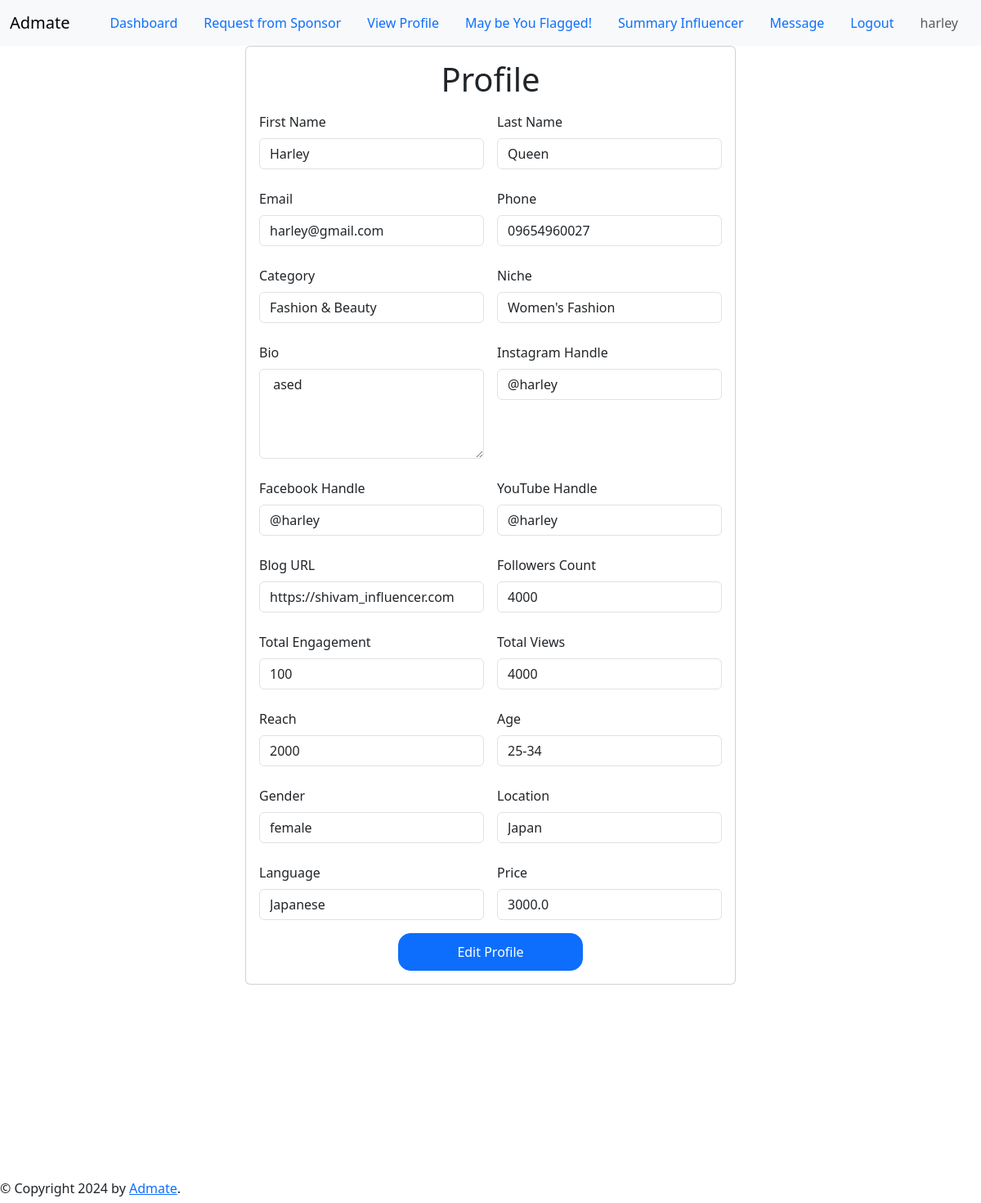
Screenshot of /view_influencer_profile (signed in) with the database file from the repository.
### application/models.py (models this page shows, shortened)
class InfluencerProfile(db.Model):
    id = db.Column(db.Integer, primary_key=True)
    user = db.Column(db.String(20), db.ForeignKey('user.username'))
    first_name = db.Column(db.String(64))
    last_name = db.Column(db.String(64))
    email = db.Column(db.String(120), nullable=False)
    phone = db.Column(db.String(30), nullable=False)
    bio = db.Column(db.String(256), nullable=False)
    instagram_handle = db.Column(db.String(64), nullable=False)
    facebook_handle = db.Column(db.String(64), nullable=False)
    youtube_handle = db.Column(db.String(64), nullable=False)
    blog_url = db.Column(db.String(100), nullable=False)
    followers_count = db.Column(db.Integer)
    total_engagement = db.Column(db.Integer)
    total_views = db.Column(db.Integer)
    reach = db.Column(db.Integer)
    age = db.Column(db.Integer)
    gender = db.Column(db.String(10))
    location = db.Column(db.String(30))
    language = db.Column(db.String(20))
    category_id = db.Column(db.Integer, db.ForeignKey('categories.category_id'))
    niche_id = db.Column(db.Integer, db.ForeignKey('niche.niche_id'))
    price = db.Column(db.Float)
    flagged = db.Column(db.Boolean, default=False)
    category = db.relationship('Categories', backref='influencers', lazy=True)
    niche = db.relationship('Niche', backref='influencers', lazy=True)

class Categories(db.Model):
    category_id = db.Column(db.Integer, primary_key=True)
    name = db.Column(db.String(30), nullable=False, unique=True)
    description = db.Column(db.String(100), nullable=True)
    niches = db.relationship('Niche', backref='category', lazy=True)

class Niche(db.Model):
    niche_id = db.Column(db.Integer, primary_key=True)
    category_id = db.Column(db.Integer, db.ForeignKey('categories.category_id'), nullable=True)
    name = db.Column(db.String(30), nullable=False)
    description = db.Column(db.String(100), nullable=True)

### application/routes.py (the view)
@app.route("/view_influencer_profile", methods=["GET", "POST"]) # type: ignore
def view_influencer_profile():
    influencer_profile = InfluencerProfile.query.filter_by(user=session['username']).first()
    if not influencer_profile:
        return render_template('edit_influencer_profile.html', influencer_profile=influencer_profile, categories=Categories.query.all(), niche=Niche.query.all())
    if req.method == "GET":
        return render_template('view_influencer_profile.html', influencer_profile=influencer_profile, categories=Categories.query.all(), niche=Niche.query.all())

### templates/view_influencer_profile.html (shortened to what this page needs)
{% extends 'nav_link.html' %}
{% block content %}
<div class="centered-content">
    <div style="display: flex; justify-content: center;">
        <div class="card" style="width: 50%;">
            <div class="card-body">
                <h1 class="text-center">Profile</h1>
                {% if session['username'] %}
                    {% if session['role'] == 'influencer' %}
                    <div style="display: flex; justify-content: center;">
                        <form method="post" class="row g-3">
                            <div class="col-md-6">
                                <div class = 'form-group mt-2'>
                                    <label for="first_name" class="form-label" >First Name</label>
                                    <input type="text" name="first_name" class="form-control" id="first_name" value="{{ influencer_profile.first_name }}" readonly>
                                </div>
                            </div>
                            <div class="col-md-6">
                                <div class="form-group mt-2" >
                                    <label for="last_name" class="form-label" >Last Name</label>
                                    <input type="text" name="last_name" class="form-control" id="last_name"value="{{ influencer_profile.last_name}}" readonly>
                                </div>
                            </div>
                            <div class="col-md-6" >
                                <div class="form-group mt-2" >
                                    <label for="email" class="form-label" >Email</label>
                                    <input type="email" name="email" class="form-control" id="email" value="{{ influencer_profile.email}}" readonly>
                                </div>
                            </div>
                            <div class="col-md-6">
                                <div class="form-group mt-2" >
                                    <label for="phone" class="form-label" >Phone</label>
                                    <input type="tel" name="phone" class="form-control" id="phone" value="{{ influencer_profile.phone}}" readonly>
                                </div>
                            </div>
                            <div class = "col-md-6">
                                <div class="form-group mt-2">
                                    <label for="category" class="form-label" >Category</label>
                                    <input type="text" name="category" class="form-control" id="category" value="{{ influencer_profile.category.name}}" readonly>
                                </div>
                            </div>
                            <div class = "col-md-6">
                                <div class="form-group mt-2" >
                                    <label for="niche" class="form-label" >Niche</label>
                                    <input type="text" name="niche" class="form-control" id="niche" value="{{ influencer_profile.niche.name}}" readonly>
                                </div>
                            </div>
                            <div class = "col-md-6">
                                <div class="form-group mt-2" >
                                    <label for="bio" class="form-label" >Bio</label>
                                    <textarea type="text" name="bio" class="form-control" id="bio" rows="4" cols="50" readonly>{{ influencer_profile.bio}} </textarea>
                                </div>
                            </div>
                            <div class = 'col-md-6'>
                                <div class="form-group mt-2" >
                                    <label for="instagram_handle" class="form-label" >Instagram Handle</label>
                                    <input type="text" name="instagram_handle" class="form-control" id="instagram_handle" value="{{ influencer_profile.instagram_handle }}" readonly>
                                </div>
                            </div>
                            <div class="col-md-6" >
                                <div class="form-group mt-2" >
                                    <label for="facebook_handle" class="form-label" >Facebook Handle</label>
                                    <input type="text" name="facebook_handle" class="form-control" id="facebook_handle" value="{{ influencer_profile.facebook_handle}}" readonly>
                                </div>
                            </div>
                            <div class="col-md-6">
                                <div class="form-group mt-2">
                                    <label for="youtube_handle" class="form-label" >YouTube Handle</label>
                                    <input type="text" name="youtube_handle" class="form-control" id="youtube_handle" value="{{ influencer_profile.youtube_handle}}" readonly>
                                </div>
                            </div>
                            <div class="col-md-6">
                                <div class="form-group mt-2" >
                                    <label for="blog_url" class="form-label" >Blog URL</label>
                                    <input name="blog_url" class="form-control" id="blog_url" value="{{ influencer_profile.blog_url}}" readonly>
                                </div>
                            </div>
                            <div class="col-md-6">
                                <div class="form-group mt-2">
                                    <label for="followers_count" class="form-label" >Followers Count</label>
                                    <input name="followers_count" class="form-control" id="followers_count" value="{{ influencer_profile.followers_count}}" readonly>
                                </div>
                            </div>
                            <div class="col-md-6">
                                <div class="form-group mt-2">
                                    <label for="total_engagement" class="form-label" > Total Engagement</label>
                                    <input name="total_engagement" class="form-control" id="total_engagement" value="{{ influencer_profile.total_engagement}}" readonly>
                                </div>
                            </div>
                            <div class="col-md-6">
                                <div class="form-group mt-2">
                                    <label for="total_views" class="form-label" >Total Views</label>
                                    <input name="total_views" class="form-control" id="total_views" value="{{ influencer_profile.total_views}}" readonly>
                                </div>
                            </div>
                            <div class="col-md-6">
                                <div class="form-group mt-2">
                                    <label for="reach" class="form-label" >Reach</label>
                                    <input name="reach" class="form-control" id="reach" value="{{ influencer_profile.reach}}" readonly>
                                </div>
                            </div>
                            <div class="col-md-6">
                                <div class="form-group mt-2">
                                    <label for="age" class="form-label">Age</label>
                                    <input name="age" class="form-control" id="age" value="{{ influencer_profile.age }}" readonly>
                                </div>
                            </div>
                            <div class="col-md-6">
                                <div class="form-group mt-2">
                                    <label for="gender" class="form-label">Gender</label>
                                    <input name="gender" class="form-control" id="gender" value="{{ influencer_profile.gender }}" readonly>
                                </div>
                            </div>
                            <div class="col-md-6">
                                <div class="form-group mt-2">
                                    <label for="location" class="form-label">Location</label>
                                    <input name="location" class="form-control" id="location" value="{{ influencer_profile.location }}" readonly>
                                </div>
                            </div>
                            <div class="col-md-6">
                                <div class="form-group mt-2">
                                    <label for="language" class="form-label">Language</label>
                                    <input name="language" class="form-control" id="language" value="{{ influencer_profile.language }}" readonly>
                                </div>
                            </div>
                            <div class="col-md-6">
                                <div class="form-group mt-2">
                                    <label for="price" class="form-label">Price</label>
                                    <input name="price" class="form-control" id="price" value="{{ influencer_profile.price }}" readonly>
                                </div>
                            </div>
                        </div>
                        <div class="col-md-12 text-center mt-3">
                            <a class="btn btn-primary" style="border-radius: 15px; padding: 10px; width: 40%;" href={{ url_for('edit_influencer_profile') }}>Edit Profile</a>
                        </div>
                </div>
            </div>
        </div>
        {% endif %}
    {% endif %}
</div>
{% endblock content %}

### rows the page displays
InfluencerProfile: first_name "Harley", email "harley@gmail.com", phone "09654960027", bio "ased", instagram_handle "@harley", facebook_handle "@harley", youtube_handle "@harley", blog_url "https://shivam_influencer.com", followers_count "4000", total_engagement "100", total_views "4000", reach "2000", age "25-34", gender "female", location "Japan", language "Japanese", price "3000.0"
Categories: category "Fashion & Beauty"
Niche: niche "Women's Fashion"

### other values shown
{{ session['username'] }} "harley"
